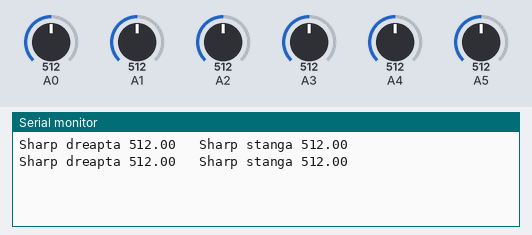
This sketch was run on a simulated Arduino Uno, built with avr-gcc and run on an emulated ATmega328P. Shown: the last lines printed to the serial monitor. The test bench sets the inputs (shaded band); at power-on: A4 = 512, A5 = 512, A0 = 512, A1 = 512, A2 = 512, A3 = 512.

Above: at 2.2 s.
2.3 s: A4 set to 716
At 3.6 s:
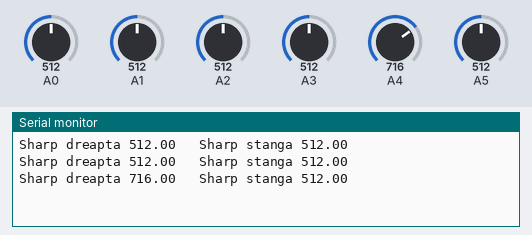
3.8 s: A5 set to 716
At 4.7 s:
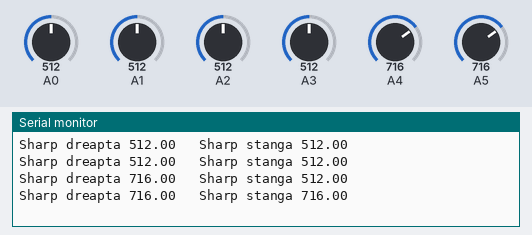
5.3 s: A4 set to 992
At 6.4 s:
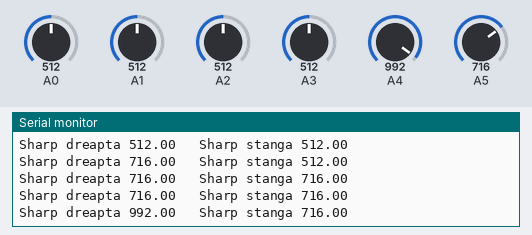
6.8 s: A5 set to 992
At 7.8 s:
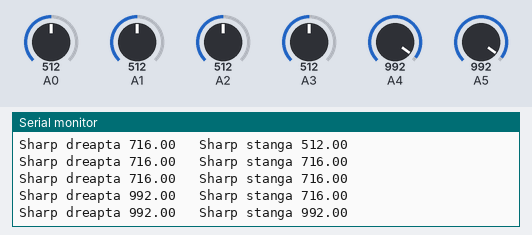
Timing chart, 0 to 9.3 s (numbered marks = the images above; inputs shaded):
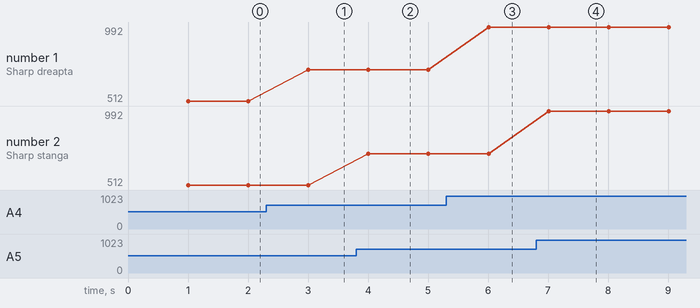

The sketch:

monitor_senzori.ino
```cpp
float LFR,LFL,LBR,LBL,SL,SR;
int BF,BCL,BB,BCR;
void setup()
{
  pinMode(9,INPUT);
  pinMode(8,INPUT);
  pinMode(10,INPUT);
  pinMode(11,INPUT);
  pinMode(12,INPUT);
  pinMode(13,INPUT);
  Serial.begin(9600);
  delay(1000);
}

void loop()
{
  //  a=a+ 12343.85 * pow(analogRead(2),-1.15);
  //   b=b+ 12343.85 * pow(analogRead(3),-1.15);
  // a=a/10;
  // b=b/10;
  // c=c/5;
  // d=d/5;

  LFR = analogRead(0);
  LFL = analogRead(1);
  LBR = analogRead(2);
  LBL = analogRead(3);
  SR = analogRead(4);
  SL = analogRead(5);

/*
  Serial.print("LFR ");
  Serial.print(LFR);
  Serial.print("     LFL ");
  Serial.print(LFL);
  Serial.print("           LBR ");
  Serial.print(LBR);
  Serial.print("           LBL ");
  Serial.println(LBL);
*/
 /*
   //citire Bannere
   BB =  digitalRead(10);
   BCL = digitalRead(12);
   BCR =   digitalRead(9);
   BF =   digitalRead(8);
   Serial.print("BCR  ");
   Serial.print(BCR);
   Serial.print("      BCL ");
   Serial.print(BCL);
   Serial.print("      BF ");
   Serial.print(BF);
   Serial.print("      BB ");
   Serial.println(BB);
  */


   //citire sharp
   Serial.print("Sharp dreapta ");
   Serial.print(SR);
   Serial.print("   Sharp stanga ");
   Serial.println(SL);


  /*  Serial.print("Senzor linie  (stanga)");
   Serial.print(analogRead(3));
   Serial.print("  |  Senzor linie (dreapta) ");
   Serial.println(analogRead(2));
   digitalWrite(9,HIGH);*/


  delay(1000);
}
```

Measured:
- after the input at 2.3 s, the serial monitor: prints a new line after 0.70 s (image 1)
- after the input at 3.8 s, the serial monitor: prints a new line after 0.21 s (image 2)
- after the input at 5.3 s, the serial monitor: prints a new line after 0.71 s (image 3)
- after the input at 6.8 s, the serial monitor: prints a new line after 0.21 s (image 4)
- plotted number 1: 512 → 716 after the input at 2.3 s, 716 → 992 after the input at 5.3 s
